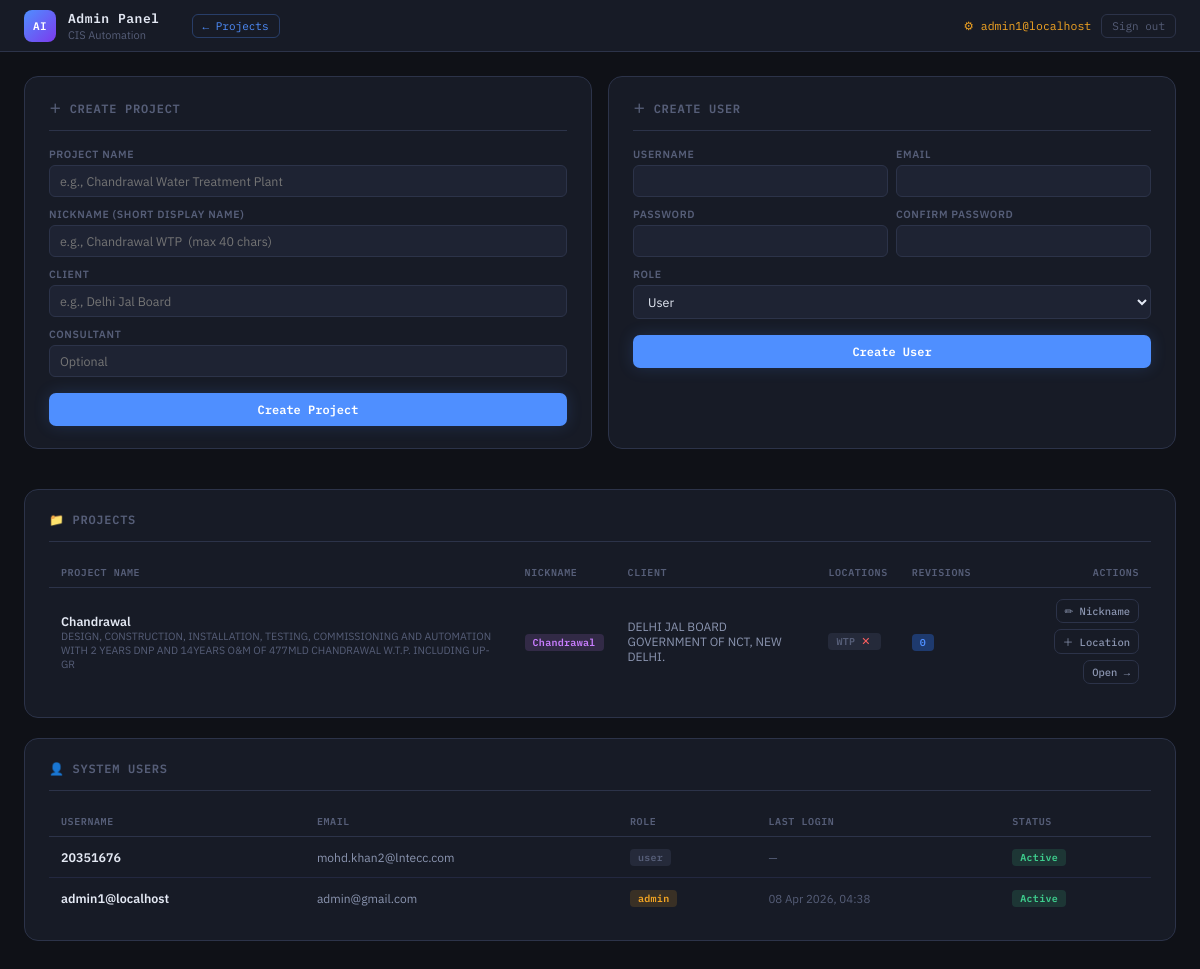
Page /admin/ (signed in) on the committed database.
### models.py (models this page shows, shortened)
class User(UserMixin, db.Model):
    __tablename__ = "users"
    id            = db.Column(db.Integer,     primary_key=True)
    username      = db.Column(db.String(64),  unique=True, nullable=False, index=True)
    email         = db.Column(db.String(120), unique=True, nullable=False, index=True)
    password_hash = db.Column(db.String(256), nullable=False)
    role          = db.Column(db.String(16),  nullable=False, default="user")
    is_active     = db.Column(db.Boolean,     nullable=False, default=True)
    created_at    = db.Column(db.DateTime,    default=lambda: datetime.now(timezone.utc))
    last_login    = db.Column(db.DateTime,    nullable=True)
    revisions = db.relationship("DocumentRevision", backref="author", lazy=True)
    @property
    def is_admin(self) -> bool:
        return self.role == "admin"

class Project(db.Model):
    __tablename__ = "projects"
    id         = db.Column(db.Integer,     primary_key=True)
    name       = db.Column(db.String(150), unique=True, nullable=False)
    nickname   = db.Column(db.String(40),  nullable=True)   # short display name
    client     = db.Column(db.String(150), nullable=False)
    consultant = db.Column(db.String(150), nullable=True)
    location   = db.Column(db.String(150), nullable=True)   # legacy field — kept for old rows
    created_at = db.Column(db.DateTime,    default=lambda: datetime.now(timezone.utc))
    locations = db.relationship(
        "ProjectLocation",
        backref="project",
        lazy=True,
        cascade="all, delete-orphan",
        order_by="ProjectLocation.name",
    )
    revisions = db.relationship(
        "DocumentRevision",
        backref="project",
        lazy=True,
        cascade="all, delete-orphan",
    )
    @property
    def display_name(self) -> str:
        return self.nickname.strip() if self.nickname and self.nickname.strip() else self.name

class ProjectLocation(db.Model):
    __tablename__ = "project_locations"
    id         = db.Column(db.Integer,     primary_key=True)
    project_id = db.Column(db.Integer,     db.ForeignKey("projects.id"), nullable=False)
    name       = db.Column(db.String(150), nullable=False)   # e.g. "Plant A – Block 3"
    code       = db.Column(db.String(20),  nullable=True)    # short code, e.g. "PA-B3"
    created_at = db.Column(db.DateTime,    default=lambda: datetime.now(timezone.utc))
    revisions = db.relationship(
        "DocumentRevision",
        backref="location",
        lazy=True,
    )
    __table_args__ = (
        db.UniqueConstraint("project_id", "name", name="uq_project_location_name"),
    )
    @property
    def display(self) -> str:
        if self.code and self.code.strip():
            return f"{self.code.strip()} — {self.name}"
        return self.name

### app.py (the view)
@admin_bp.route("/")
@admin_required
def dashboard():
    users         = User.query.order_by(User.created_at.desc()).all()
    projects      = Project.query.order_by(Project.created_at.desc()).all()
    user_form     = RegisterForm()
    project_form  = ProjectForm()
    nickname_form = ProjectNicknameForm()
    loc_form      = ProjectLocationForm()
    return render_template(
        "admin.html",
        users=users,
        projects=projects,
        user_form=user_form,
        project_form=project_form,
        nickname_form=nickname_form,
        loc_form=loc_form,
    )

### templates/admin.html (shortened to what this page needs)
<!DOCTYPE html>
<html lang="en">
<head>
  <link rel="stylesheet" href="{{ url_for('static', filename='style.css') }}" />
</head>
<body>
<div class="topbar">
  <div class="brand-mark">AI</div>
  <div>
    <div class="brand-title">Admin Panel</div>
    <div class="brand-sub">CIS Automation</div>
  </div>
  <a href="{{ url_for('cis.index') }}"
     style="margin-left:20px;font-family:var(--mono);font-size:11px;color:var(--accent);
            text-decoration:none;border:1px solid rgba(79,143,255,.3);
            padding:4px 10px;border-radius:6px;transition:all .15s"
     onmouseover="this.style.background='var(--accent-dim)'"
     onmouseout="this.style.background='transparent'">← Projects</a>
  <div style="margin-left:auto;display:flex;align-items:center;gap:10px">
    <span style="font-family:var(--mono);font-size:11.5px;color:var(--amber)">
      ⚙ {{ current_user.username }}
    </span>
    <form method="POST" action="{{ url_for('auth.logout') }}" style="margin:0">
      <button type="submit"
              style="font-family:var(--mono);font-size:11px;padding:4px 10px;
                     background:transparent;border:1px solid var(--border);
                     border-radius:6px;color:var(--text-3);cursor:pointer"
              onmouseover="this.style.borderColor='var(--red)';this.style.color='var(--red)'"
              onmouseout="this.style.borderColor='var(--border)';this.style.color='var(--text-3)'">
        Sign out
      </button>
    </form>
  </div>
</div>
<div class="page-wrap">
  <div style="display:grid;grid-template-columns:1fr 1fr;gap:16px;margin-bottom:20px">
    <div class="d-card">
      <div class="d-card-header"><span>＋ Create Project</span></div>
      <form method="POST" action="{{ url_for('admin.create_project') }}">
        <div class="field" style="margin-bottom:10px">
          {{ project_form.name.label }}
          {{ project_form.name(class="") }}
        </div>
        <div class="field" style="margin-bottom:10px">
          {{ project_form.nickname.label }}
          {{ project_form.nickname(class="") }}
        </div>
        <div class="field" style="margin-bottom:10px">
          {{ project_form.client.label }}
          {{ project_form.client(class="") }}
        </div>
        <div class="field" style="margin-bottom:16px">
          {{ project_form.consultant.label }}
          {{ project_form.consultant(class="") }}
        </div>
        {{ project_form.submit(class="btn-primary",
           style="width:100%;padding:9px;font-size:12px") }}
      </form>
    </div>
    <div class="d-card">
      <div class="d-card-header"><span>＋ Create User</span></div>
      <form method="POST" action="{{ url_for('admin.create_user') }}">
        <div style="display:grid;grid-template-columns:1fr 1fr;gap:8px;margin-bottom:10px">
          <div class="field">
            {{ user_form.username.label }}
            {{ user_form.username(class="") }}
          </div>
          <div class="field">
            {{ user_form.email.label }}
            {{ user_form.email(class="") }}
          </div>
        </div>
        <div style="display:grid;grid-template-columns:1fr 1fr;gap:8px;margin-bottom:10px">
          <div class="field">
            {{ user_form.password.label }}
            {{ user_form.password(class="") }}
          </div>
          <div class="field">
            {{ user_form.password2.label }}
            {{ user_form.password2(class="") }}
          </div>
        </div>
        <div class="field" style="margin-bottom:16px">
          {{ user_form.role.label }}
          <select name="role" class="sg-select"
                  style="background:var(--surface-2);border:1px solid var(--border);
                         border-radius:6px;padding:7px 10px;color:var(--text);
                         font-family:var(--sans);font-size:12.5px;width:100%">
            {% for val, label in user_form.role.choices %}
              <option value="{{ val }}">{{ label }}</option>
            {% endfor %}
          </select>
        </div>
        {{ user_form.submit(class="btn-primary",
           style="width:100%;padding:9px;font-size:12px") }}
      </form>
    </div>
  </div>
  <div class="d-card" style="margin-bottom:20px">
    <div class="d-card-header"><span>📁 Projects</span></div>
    {% if projects %}
    <div style="overflow-x:auto">
      <table class="d-table">
        <thead>
          <tr>
            <th>Project Name</th>
            <th>Nickname</th>
            <th>Client</th>
            <th>Locations</th>
            <th>Revisions</th>
            <th style="text-align:right">Actions</th>
          </tr>
        </thead>
        <tbody>
        {% for p in projects %}
        <tr>
          <td>
            <div style="font-weight:600;color:var(--text);font-size:12.5px">
              {{ p.display_name }}
            </div>
            {% if p.nickname %}
              <div style="font-size:10.5px;color:var(--text-3)">{{ p.name }}</div>
            {% endif %}
          </td>
          <td>
            {% if p.nickname %}
              <span class="tag tag-purple">{{ p.nickname }}</span>
            {% else %}
              <span style="color:var(--text-3);font-size:11px">—</span>
            {% endif %}
          </td>
          <td style="font-size:12px;color:var(--text-2)">{{ p.client }}</td>
          <td>
            {% if p.locations %}
              <div style="display:flex;flex-wrap:wrap;gap:4px">
                {% for loc in p.locations %}
                  <span class="tag tag-gray" style="display:inline-flex;align-items:center;gap:4px">
                    {{ loc.display }}
                    <form method="POST"
                          action="{{ url_for('admin.delete_location', project_id=p.id, loc_id=loc.id) }}"
                          style="margin:0;display:inline"
                          onsubmit="return confirm('Delete location \'{{ loc.display }}\'? This cannot be undone if revisions exist.')">
                      <button type="submit"
                              style="background:none;border:none;color:var(--red);
                                     cursor:pointer;font-size:11px;padding:0 2px;
                                     line-height:1" title="Delete location">✕</button>
                    </form>
                  </span>
                {% endfor %}
              </div>
            {% else %}
              <span style="color:var(--red);font-size:11px">None</span>
            {% endif %}
          </td>
          <td>
            <span class="tag tag-blue">{{ p.revisions|length }}</span>
          </td>
          <td style="text-align:right">
            <div style="display:flex;gap:6px;justify-content:flex-end;flex-wrap:wrap">
              <button class="btn-secondary"
                      style="font-size:10.5px;padding:4px 8px"
                      onclick="openNickModal({{ p.id }}, '{{ p.nickname or '' }}',
                               '{{ p.name | replace("'", "\\'") }}')">
                ✏ Nickname
              </button>
              <button class="btn-secondary"
                      style="font-size:10.5px;padding:4px 8px"
                      onclick="openLocModal({{ p.id }},
                               '{{ p.display_name | replace("'", "\\'") }}')">
                ＋ Location
              </button>
              <a href="{{ url_for('cis.project_dashboard', project_id=p.id) }}"
                 class="btn-secondary"
                 style="font-size:10.5px;padding:4px 8px;text-decoration:none">
                Open →
              </a>
            </div>
          </td>
        </tr>
        {% endfor %}
        </tbody>
      </table>
    </div>
    {% else %}
      <div style="text-align:center;padding:28px;color:var(--text-3);font-size:12.5px">
        No projects yet. Create one above.
      </div>
    {% endif %}
  </div>
  <div class="d-card">
    <div class="d-card-header"><span>👤 System Users</span></div>
    <div style="overflow-x:auto">
      <table class="d-table">
        <thead>
          <tr>
            <th>Username</th>
            <th>Email</th>
            <th>Role</th>
            <th>Last Login</th>
            <th>Status</th>
          </tr>
        </thead>
        <tbody>
        {% for u in users %}
        <tr>
          <td style="font-weight:600;color:var(--text)">{{ u.username }}</td>
          <td style="font-size:12px;color:var(--text-2)">{{ u.email }}</td>
          <td>
            {% if u.role == 'admin' %}
              <span class="tag tag-amber">admin</span>
            {% else %}
              <span class="tag tag-gray">user</span>
            {% endif %}
          </td>
          <td style="font-size:11.5px;color:var(--text-3)">
            {{ u.last_login.strftime('%d %b %Y, %H:%M') if u.last_login else '—' }}
          </td>
          <td>
            {% if u.is_active %}
              <span class="tag tag-green">Active</span>
            {% else %}
              <span class="tag tag-red">Disabled</span>
            {% endif %}
          </td>
        </tr>
        {% endfor %}
        </tbody>
      </table>
    </div>
  </div>
</div>
</body>
</html>

### rows in the picture
User: username "admin1@localhost", email "admin@gmail.com", role "admin", last_login "08 Apr 2026, 04:38", is_active "Active"
Project: display_name "Chandrawal", name "DESIGN, CONSTRUCTION, INSTALLATION, TESTING, COMMISSIONING AND AUTOMATION WITH 2 YEARS DNP AND 14YEARS O&M OF 477MLD CHANDRAWAL W.T.P. INCLUDING UP-GR", nickname "Chandrawal", client "DELHI JAL BOARD GOVERNMENT OF NCT, NEW DELHI.", revisions|length "0"
ProjectLocation: display "WTP"
User: username "20351676", email "mohd.khan2@lntecc.com", role "user", last_login "—", is_active "Active"

### other values in the picture
{{ project_form.name.label }} "PROJECT NAME"
{{ project_form.nickname.label }} "NICKNAME (SHORT DISPLAY NAME)"
{{ project_form.client.label }} "CLIENT"
{{ project_form.consultant.label }} "CONSULTANT"
{{ user_form.username.label }} "USERNAME"
{{ user_form.email.label }} "EMAIL"
{{ user_form.password.label }} "PASSWORD"
{{ user_form.password2.label }} "CONFIRM PASSWORD"
{{ user_form.role.label }} "ROLE"
form field role "User"
